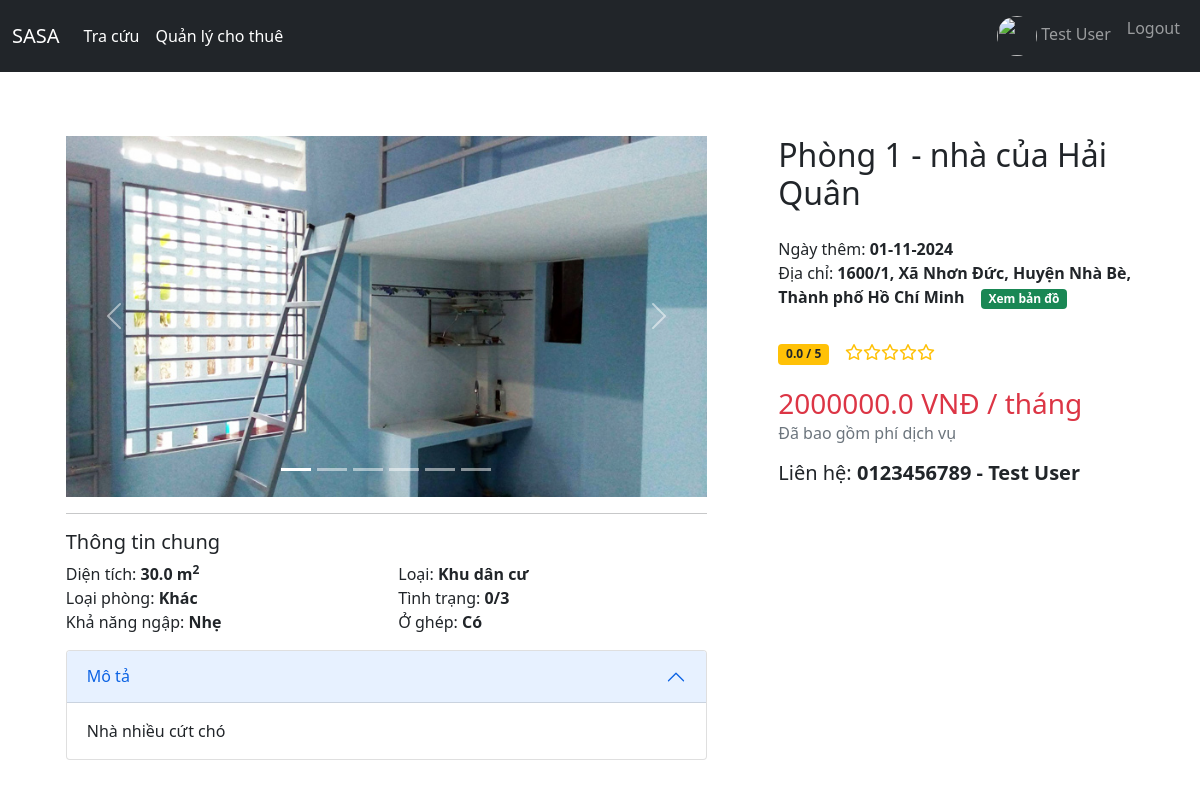
/detail/1, run on the app's committed database.
### app/models.py (models this page shows, shortened)
class User(db.Model, UserMixin):
    id = db.Column(db.Integer, primary_key=True)
    email = db.Column(db.String(120), unique=True, nullable=False)
    name = db.Column(db.String(120), nullable=False)
    avatar = db.Column(db.String(200), nullable=True)
    active = db.Column(db.Boolean, default=True)
    tokens = db.Column(db.Text)
    created_at = db.Column(db.DateTime, default=datetime.datetime.now())
    updated_at = db.Column(db.DateTime, default=datetime.datetime.now())
    role = db.Column(db.String(120), nullable=False)
    onupdate=datetime.datetime.now()
    username = db.Column(db.String(120), nullable=False, unique=False)
    phone = db.Column(db.String(120), nullable=True)
    address = db.Column(db.String(120), nullable=True)
    dob = db.Column(db.DateTime, nullable=True)
    password = db.Column(db.String(240), nullable=False)

class RoomImage(db.Model):
    id = db.Column(db.Integer, primary_key=True)
    url = db.Column(db.String(200), nullable=False)
    room_id = db.Column(db.Integer, db.ForeignKey('room.id'), nullable=False)

class Room(db.Model):
    id = db.Column(db.Integer, primary_key=True)
    house_id = db.Column(db.Integer, db.ForeignKey('house.id', ondelete='CASCADE'), nullable=False)
    name = db.Column(db.String(120), nullable=False)
    price = db.Column(db.Float, nullable=False)
    area = db.Column(db.Float, nullable=False)
    description = db.Column(db.Text, nullable=True)
    type = db.Column(db.String(120), nullable=True)
    max_people = db.Column(db.Integer, nullable=False)
    current_people = db.Column(db.Integer, nullable=False)
    rate = db.Column(db.Float, nullable=False, default=0)
    matching = db.Column(db.Boolean, default=False)
    created_at = db.Column(db.DateTime, default=datetime.datetime.now())
    updated_at = db.Column(db.DateTime, default=datetime.datetime.now(), onupdate=datetime.datetime.now())

class House(db.Model):
    id = db.Column(db.Integer, primary_key=True)
    name = db.Column(db.String(120), nullable=False, unique=True)
    renter = db.Column(db.Integer, db.ForeignKey('user.id', ondelete='SET NULL'), nullable=True)
    city = db.Column(db.String(120), nullable=False)
    district = db.Column(db.String(120), nullable=False)
    ward = db.Column(db.String(120), nullable=False)
    street = db.Column(db.String(120), nullable=True)
    lat = db.Column(db.Float, nullable=False)
    lon = db.Column(db.Float, nullable=False)
    flood = db.Column(db.Integer, nullable=False)
    type = db.Column(db.String(120), nullable=False)
    description = db.Column(db.Text, nullable=True)
    full_address = db.Column(db.String(200), nullable=False)
    importance = db.Column(db.Float, nullable=False)
    place_rank = db.Column(db.Integer, nullable=False)
    rate = db.Column(db.Float, nullable=False, default=0)
    created_at = db.Column(db.DateTime, default=datetime.datetime.now())
    updated_at = db.Column(db.DateTime, default=datetime.datetime.now(), onupdate=datetime.datetime.now())

### app/routes.py (the view)
@app.route('/detail/<int:id>')
def detail(id):
    room = Room.query.get(id)
    house = House.query.get(room.house_id)
    images = RoomImage.query.filter_by(room_id=id).all()
    user_upload = User.query.get(house.renter)
    t = {
        'type': {
            'phongtro': 'Phòng trọ',
            'chungcu': 'Chung cư',
            'nhanguyencan': 'Nhà nguyên căn',
        }.get(room.type, 'Khác'),
        'flood': {
            0: 'Không',
            1: 'Nhẹ',
            2: 'Thấp',
            3: 'Vừa',
            4: 'Nặng'
        }.get(house.flood, 'Không xác định'),
        'matching': 'Có' if room.matching else 'Không',
    }
    return render_template('detail.html', title='Chi tiết', house=house, images=images, room=room, user = user_upload, t=t)

### app/routes.py (called while the page is built)
def update_template_context():
    user = None
    if current_user.is_authenticated:
        user = current_user
    return dict(user=user)

### app/templates/detail.html (shortened to what this page needs)
{% extends 'layouts/base.html' %}
{% block css%}
    <link rel="stylesheet" href="{{ url_for('static', filename='css/detail.css') }}">
    <link rel="stylesheet" href="https://unpkg.com/leaflet@1.9.4/dist/leaflet.css"/>
{% endblock %}
{% block content %}
<div class="row align-items-start mt-5" style="justify-content: space-around;">
    <div class="col-7 pass">
        <div id="carouselExampleIndicators" class="carousel slide gallery" data-bs-ride="carousel">
            <div class="carousel-indicators">
            {% for image in images %}
                <button type="button" data-bs-target="#carouselExampleIndicators" data-bs-slide-to="{{loop.index0}}" class="{% if loop.first %}active{% endif %}"></button>
            {% endfor %}
            </div>
        <div class="carousel-inner">
            {% for image in images %}
            <div class="carousel-item {% if loop.first %}active{% endif %}">
                <img src="{{image.url}}" class="d-block w-100" alt="...">
            </div>
            {% endfor %}
        </div>
        <button class="carousel-control-prev" type="button" data-bs-target="#carouselExampleIndicators" data-bs-slide="prev">
        <span class="carousel-control-prev-icon" aria-hidden="true"></span>
        </button>
        <button class="carousel-control-next" type="button" data-bs-target="#carouselExampleIndicators" data-bs-slide="next">
        <span class="carousel-control-next-icon" aria-hidden="true"></span>
        </button>
        </div>
        <hr>
        <div class="my-3">
            <h5>Thông tin chung</h5>
            <div class="row">
                <div class="col-md-6">
                    <p>Diện tích: <strong>{{room.area}} m<sup>2</sup></strong></p>
                    <p>Loại phòng: <strong>{{t.type}}</strong></p>
                    <p>Khả năng ngập: <strong>{{t.flood}}</strong></p>
                </div>
                <div class="col-md-6">
                    <p>Loại: <strong>{{house.type}}</strong></p>
                    <p>Tình trạng: <strong>{{room.current_people}}/{{room.max_people}}</strong></p>
                    <p>Ở ghép: <strong>{{t.matching}}</strong></p>
                </div>
            </div>
        </div>
        <div class="accordion" id="accordionPanelsStayOpenExample">
          <div class="accordion-item">
            <h2 class="accordion-header" id="panelsStayOpen-headingOne">
              <button class="accordion-button" type="button" data-bs-toggle="collapse" data-bs-target="#panelsStayOpen-collapseOne" aria-expanded="true" aria-controls="panelsStayOpen-collapseOne">
                Mô tả
              </button>
            </h2>
            <div id="panelsStayOpen-collapseOne" class="accordion-collapse collapse show" aria-labelledby="panelsStayOpen-headingOne">
              <div class="accordion-body">
                {{room.description}}
              </div>
            </div>
          </div>
        </div>
    </div>
    <div class="col-4 "style="text-align: left; margin-top: 1rem; margin-bottom: 1rem;">
        <div class = "row">
            <div class="mb-3">
                <h2> {{room.name}} </h2>
            </div>
            <div class="mb-3">
                <p>Ngày thêm: <strong>{{ house.created_at.strftime('%d-%m-%Y') }}</strong></p>
                <p>Địa chỉ: <strong>{{house.street + ', ' if house.street else ''}} {{house.ward + ', ' if house.ward else ''}} {{house.district + ', ' if house.district else ''}} {{house.city}}</strong><span class="badge bg-success mx-3 pointer" id="show-map">Xem bản đồ</span>
                </p>
            </div>
            <div class = "d-flex pass"  style="justify-content: space-between; align-items: center;">
                <div class="row">
                  <div class="d-flex" style="margin-top: 0.2rem; margin-bottom: 0;">
                    <span class="badge bg-warning text-dark me-3 ">{{room.rate}} / 5</span>
                    {% for i in range(1, 6) %}
                        {% if i <= room.rate %}
                            <i class="fas fa-star text-warning"></i>
                        {% else %}
                            <i class="far fa-star text-warning"></i>
                        {% endif %}
                    {% endfor %}
                  </div>
                </div>
            </div>
        <div class="" >
            <div role="status">
                <h3 class="text-danger" style="margin-top: 0.4rem; margin-bottom: 0;">{{room.price}} VNĐ / tháng</h3>
            </div>
            <span class="note text-muted">Đã bao gồm phí dịch vụ</span>
        </div>
        <h5 class ="pass">Liên hệ: <strong>{{user.phone}} - {{user.name}}</strong></h5>
        </div>
    </div>
</div>
{% endblock %}

### app/templates/layouts/navbar.html (shortened to what this page needs)
{% block navbar %}
<nav class="navbar navbar-expand-lg navbar-dark bg-dark">
    <div class="container-fluid">
      <a class="navbar-brand" href="/">SASA</a>
      <div class="collapse navbar-collapse" id="navbarScroll">
        <ul class="navbar-nav me-auto my-2 my-lg-0 navbar-nav-scroll" style="--bs-scroll-height: 100px;">
          <li class="nav-item">
            <a class="nav-link active" aria-current="page" href="/lookup">Tra cứu</a>
          </li>
          {% if user.role == 'renter' %}
          <li class="nav-item">
            <a class="nav-link active" aria-current="page" href="/rent">Quản lý cho thuê</a>
          </li>
          {% endif %}
        </ul>
        <ul class="navbar-nav">
          {% if user is none %}
            <li class="nav-item">
              <a class="nav-link" href="/login">Login</a>
            </li>
          {% else %}
            <li class="nav-item">
              <a class="nav-link" href="/profile">
                <img src="{{user.avatar}}" alt="" srcset="" style="width: 40px; height: 40px; border-radius: 50%;">
                {{user.name}}
              </a>
            </li>
            <li class="nav-item">
              <a class="nav-link" href="/logout">Logout</a>
            </li>
          {% endif %}
        </ul>
      </div>
    </div>
  </nav>
{% endblock %}

### app/static/css/style.css (style rules this page uses)
* { user-select: none; }

### app/static/css/detail.css (style rules this page uses)
.gallery { width: 100%; aspect-ratio: 16/9; }
.pass { margin-top: 1rem; margin-bottom: 1rem; }
.carousel-item { aspect-ratio: 16/9; object-fit: cover; overflow: hidden; }
p { margin: 0; }
.pointer { cursor: pointer; }

### data on the page
User: name "Test User", phone "0123456789"
RoomImage: url (picture)
Room: area "30.0", current_people "0", max_people "3", description "Nhà nhiều cứt chó", name "Phòng 1 - nhà của Hải Quân", rate "0.0", price "2000000.0"
House: type "Khu dân cư", created_at "01-11-2024", street "1600/1,", ward "Xã Nhơn Đức,", district "Huyện Nhà Bè,", city "Thành phố Hồ Chí Minh"

### other printed values
{{ t.type }} "Khác"
{{ t.flood }} "Nhẹ"
{{ t.matching }} "Có"
